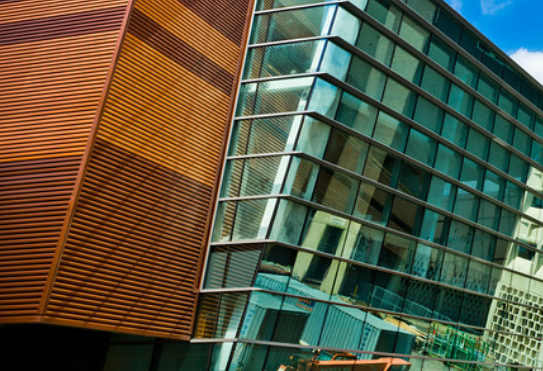
#> input picture Project2/project2/images/t2_1.png, 543 x 371 px; its folder holds 4 pictures in this run
$ python t2.py
#> lines starting #> are read from the running program, lines starting #| are printed output that depends on the picture
# 1. Only add your code inside the function (including newly improted packages).
#  You can design a new function and call the new function in the given functions.
# 2. For bonus: Give your own picturs. If you have N pictures, name your pictures such as ["t3_1.png", "t3_2.png", ..., "t3_N.png"], and put them inside the folder "images".
# 3. Not following the project guidelines will result in a 10% reduction in grades

import cv2
import numpy as np
import matplotlib.pyplot as plt
import json

def trim(frame):
    # convert to gray scale
    frame_g = cv2.cvtColor(frame,cv2.COLOR_RGB2GRAY)
    height,width = frame_g.shape

    # calculate bounding box
    height_box = 0
    width_box = 0
    got_start_y = False
    got_start_x = False
    for i in range(height-1):
        if (frame_g[i,:] != 0).any():
            if got_start_y == False:
                start_y = i
                got_start_y = True
        else:
            if got_start_y == True:
                height_box = i-start_y
                break

    for j in range(width-1):
        if (frame_g[:,j] != 0).any():
            if got_start_x == False:
                start_x = j
                got_start_x = True
        else:
            if got_start_x == True:
                width_box = j - start_x
                break

    # crop/trim the colored image
    frame = frame[start_y:(start_y+height_box),start_x:(start_x+width_box),:]
    return frame


def stitch(imgmark, N=4, savepath=''): #For bonus: change your input(N=*) here as default if the number of your input pictures is not 4.
    "The output image should be saved in the savepath."
#> called with imgmark = 't2', N = 4, savepath = 'task2.png'
    "The intermediate overlap relation should be returned as NxN a one-hot(only contains 0 or 1) array."
    "Do NOT modify the code provided."
    imgpath = [f'./images/{imgmark}_{n}.png' for n in range(1,N+1)]
    imgs = []
    for ipath in imgpath:
        img = cv2.imread(ipath)
#> img is the input picture: shape (371, 543, 3); mean B, G, R 64.1, 86.7, 86.8
        imgs.append(img)
    "Start you code here"

    # create SIFT feature extractor
    sift = cv2.xfeatures2d.SIFT_create()
    img_st = imgs[0]

    for iter in range(1,len(imgs)):

        # covert to grayscale for feature extraction and matching
        img_sti_g = cv2.cvtColor(img_st,cv2.COLOR_BGR2GRAY)
        img_new_g = cv2.cvtColor(imgs[iter],cv2.COLOR_BGR2GRAY)

        # detect features from the image1 and image2
        key1, des1 = sift.detectAndCompute(img_sti_g, None)

        key2, des2 = sift.detectAndCompute(img_new_g, None)

        ssd = np.zeros([len(key1),len(key2)])
        match_arr = np.zeros([1,3])

        # compute SSD and extract matches in an array
        for i in range(len(key1)):
            min_ssd_value = 99999999
            min_ssd_index = 0
            # convert to numpy array
            des1_np = np.array(des1[i])
            for j in range(len(key2)):
                # convert to numpy array
                des2_np = np.array(des2[j])

                # calculate SSD
                sub = np.subtract(des1_np,des2_np)
                mul = np.multiply(sub,sub)
                ssd[i,j] = np.sum(mul)

                if ssd[i,j] < min_ssd_value:
                    min_ssd_index = j
                    min_ssd_value = ssd[i,j]


            sort_arr = np.sort(ssd[i])
            min_2nd = sort_arr[1]
            ratio = min_ssd_value/min_2nd
            if ratio < 0.8:
                rows = np.where(match_arr[:,1] == min_ssd_index)[0]
                if rows.size > 0:
                    mat = match_arr[rows]
                    if min_ssd_value < mat[0,2]:
                        match_arr[rows] = [i,min_ssd_index,min_ssd_value]
                else:
                    match_arr = np.vstack([match_arr,np.array([i,min_ssd_index,min_ssd_value])])


        # check if number of matches is greater than 50, go ahead and stitch
        if len(match_arr) > 55:
            # crop the 1st row
            match_arr = match_arr[1:len(match_arr)]
            match_arr = match_arr[match_arr[:, 2].argsort()]

            # select best 51 matches
            match_arr = match_arr[0:50]

            # extract corresponding keypoints of those 51 matches
            pt1 = np.zeros([len(match_arr),2],dtype=np.float32)
            pt2 = np.zeros([len(match_arr),2],dtype=np.float32)

            for i,match in enumerate(match_arr):
                pt1[i,:] = key1[int(match[0])].pt
                pt2[i,:] = key2[int(match[1])].pt


            # we need to compute homography
            h, mask = cv2.findHomography(pt1,pt2,cv2.RANSAC,5.0)

            # calculate modified transalation component
            trans_x = 0
            trans_y = 0
            while h[0,2] < 0:
                h[0,2] = h[0,2] + 100
                trans_x += 100

            while h[1,2] < 0:
                h[1,2] = h[1,2] + 100
                trans_y += 100

            # transform the 1st image
            img_st = cv2.warpPerspective(img_st,h,(10000,10000))

            # stitch the next image
            img_st[trans_y:trans_y+imgs[iter].shape[0],trans_x:trans_x+imgs[iter].shape[1]] = imgs[iter]

            # remove black boundaries
            img_st = trim(img_st)
#> this loop made 2 passes
#> pass 1, in stitch, `img_sti_g = cv2.cvtColor(img_st,cv2.COLOR_BGR2GRAY)`:
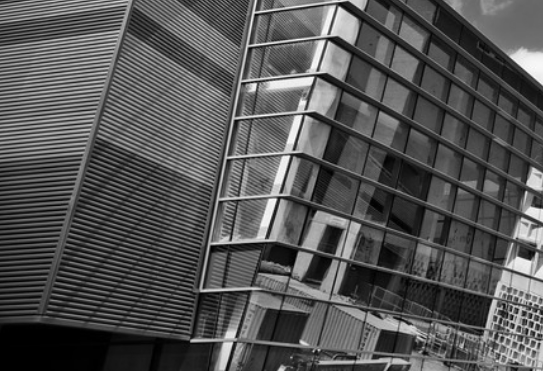
#> img_sti_g: shape (371, 543); min 0, max 253, mean 84.1
#> pass 1, in stitch, `img_new_g = cv2.cvtColor(imgs[iter],cv2.COLOR_BGR2GRAY)`:
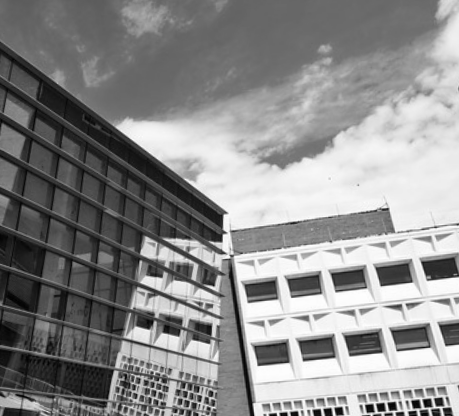
#> img_new_g: shape (416, 459); min 0, max 254, mean 140
#> pass 1, in trim, `frame = frame[start_y:(start_y+height_box),start_x:(start_x+width_box)..`:
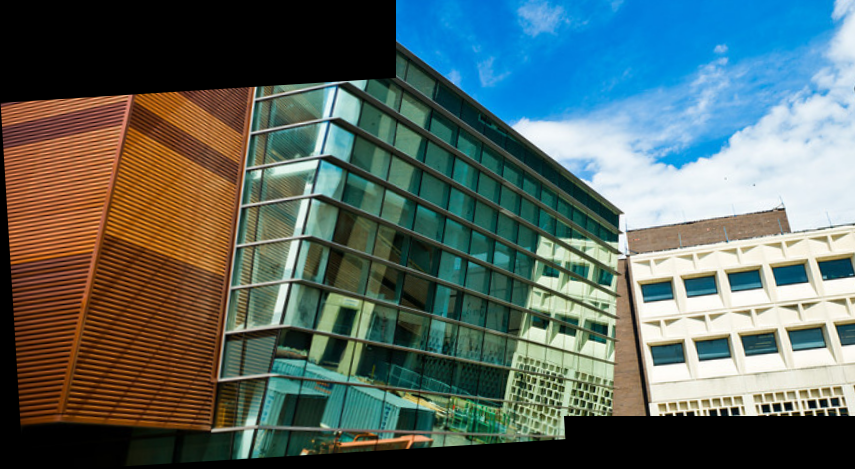
#> frame: shape (469, 855, 3); mean of channels 0, 1, 2 99.3, 103.6, 87.8; drawn as B, G, R
#> after the loop:
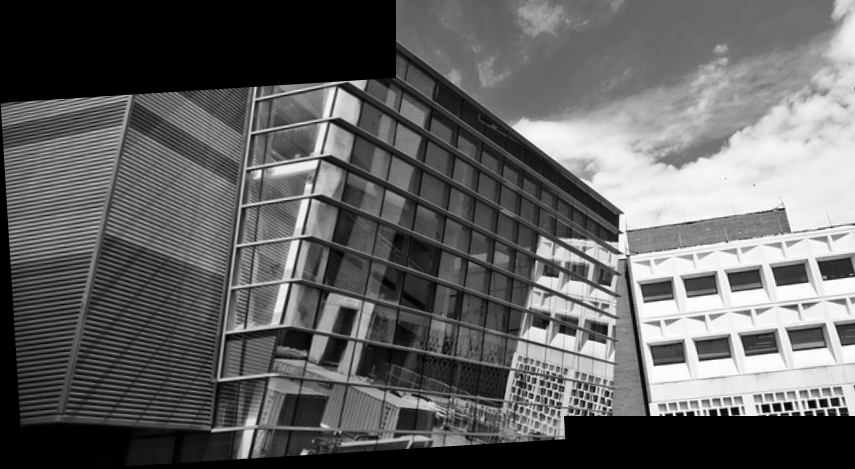
#> img_sti_g: shape (469, 855); min 0, max 254, mean 98.4
#> after the loop:
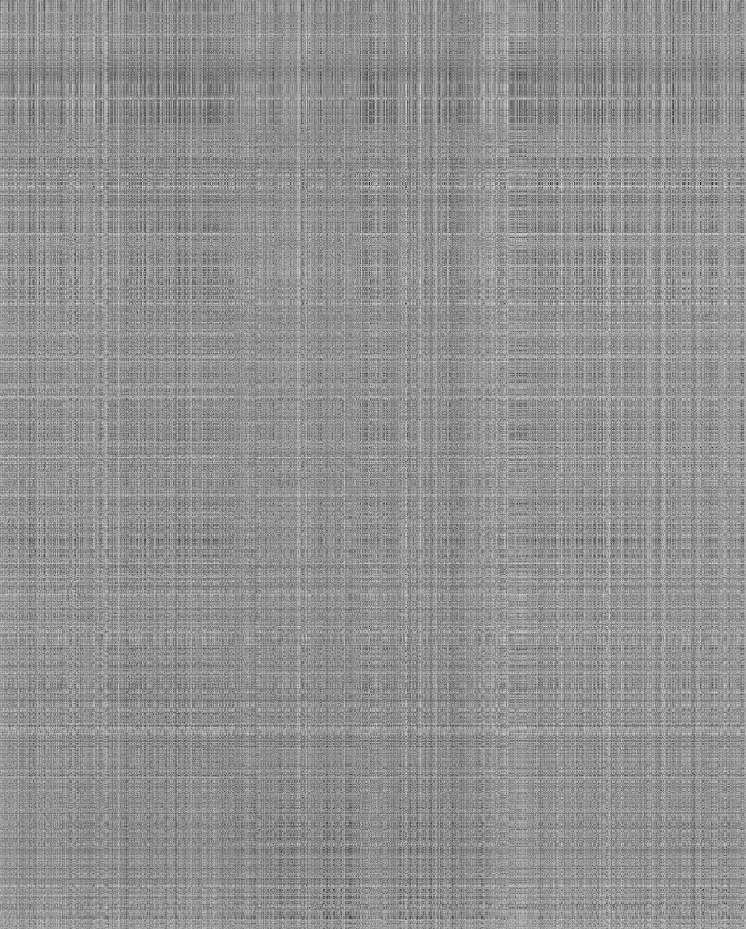
#> ssd: shape (1858, 1492) float64 (shown at 1/2 size); min 316, max 502357, mean 286491.4; drawn with min black and max white

    cv2.imwrite(savepath,img_st)

    # initilize overlapping array
    overlap_arr = np.eye(4)

    # compare each image with other images
    for i_iter in range(len(imgs)):
        for j_iter in range(len(imgs)):
            if i_iter != j_iter:
                # covert to grayscale for feature extraction and matching
                img_sti_g = cv2.cvtColor(imgs[i_iter],cv2.COLOR_BGR2GRAY)
                img_new_g = cv2.cvtColor(imgs[j_iter],cv2.COLOR_BGR2GRAY)

                # detect features from the image1 and image2
                key1, des1 = sift.detectAndCompute(img_sti_g, None)

                key2, des2 = sift.detectAndCompute(img_new_g, None)

                ssd = np.zeros([len(key1),len(key2)])
                match_arr = np.zeros([1,3])

                # compute SSD and extract matches in an array
                for i in range(len(key1)):
                    min_ssd_value = 99999999
                    min_ssd_index = 0
                    # convert to numpy array
                    des1_np = np.array(des1[i])
                    for j in range(len(key2)):
                        # convert to numpy array
                        des2_np = np.array(des2[j])

                        # calculate SSD
                        sub = np.subtract(des1_np,des2_np)
                        mul = np.multiply(sub,sub)
                        ssd[i,j] = np.sum(mul)

                        if ssd[i,j] < min_ssd_value:
                            min_ssd_index = j
                            min_ssd_value = ssd[i,j]


                    sort_arr = np.sort(ssd[i])
                    min_2nd = sort_arr[1]
                    ratio = min_ssd_value/min_2nd
                    if ratio < 0.8:
                        rows = np.where(match_arr[:,1] == min_ssd_index)[0]
                        if rows.size > 0:
                            mat = match_arr[rows]
                            if min_ssd_value < mat[0,2]:
                                match_arr[rows] = [i,min_ssd_index,min_ssd_value]
                        else:
                            match_arr = np.vstack([match_arr,np.array([i,min_ssd_index,min_ssd_value])])

                # crop the 1st row
                match_arr = match_arr[1:len(match_arr)]

                # get overlap percentage and update the matrix
                len_good_matches = len(match_arr)
                overlap_perc = len_good_matches/len(key1)

                if overlap_perc > 0.2:
                    overlap_arr[i_iter,j_iter] = 1


    return overlap_arr
if __name__ == "__main__":
    #task2
#> (the run stopped early here; a loop or call above may not have finished)
